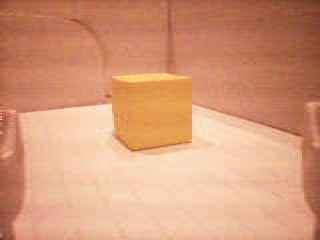
#> input picture data/img29.jpg, 320 x 240 px
$ python -i count_cubes.py   (imports and definitions only)
#> lines starting #> are read from the running program, lines starting #| are printed output that depends on the picture; after the words box and inside, x2 and y2 are one past the last pixel; in counts of white or black regions, pixels touching at a corner belong together
#> further down, picture is the input picture: shape (240, 320, 3); mean B, G, R 120, 153.5, 214.3
'''
MATTHEW BEDARD
COMP4500 - Mobile Robotics 1
Lab 1
University of Massachusetts Lowell
'''

import cv2
import numpy as np


#TODO: Modify these values for yellow color range.
#      Add separate thresholds for detecting green.

yellow_lower = np.array([10, 170, 120])
yellow_upper = np.array([20, 230, 255])

green_lower = np.array([20, 0, 0])
green_upper = np.array([100, 150, 255])

#TODO: Change this function so that it filters the image based
#      on color using the hsv range for each color.

def filter_image(img, hsv_lower, hsv_upper):
    # Modify mask
    mask = cv2.inRange(img, hsv_lower, hsv_upper)
    kernel = cv2.getStructuringElement(cv2.MORPH_ELLIPSE, (7,7))
    mask = cv2.dilate(mask, kernel)
    return mask


#TODO: Change the parameters to make blob detection more accurate.
#      Hint: You might need to set some parameters to specify features
#      such as color, size, and shape.
#      The features have to be selected based on the application.

def detect_blob(mask):

   # Set up the SimpleBlobdetector with default parameters with specific values.

    params = cv2.SimpleBlobDetector_Params()
    params.filterByCircularity = 0
    params.filterByInertia = 0
    params.filterByConvexity = 0
    params.filterByColor = 1
    params.filterByArea = 1

    params.minArea = 500
    params.maxArea = 7000
    params.blobColor = 255


  # builds a blob detector with the given parameters
    detector = cv2.SimpleBlobDetector_create(params)
    keypoints = detector.detect(mask)
    blobs = cv2.drawKeypoints(mask, keypoints, (0,255,255), cv2.DRAW_MATCHES_FLAGS_DEFAULT)
    #cv2.imshow("blobs", blobs)
    #cv2.waitKey(0)
    return len(keypoints)

def count_cubes(img):
    img = cv2.GaussianBlur(img, (11,11), cv2.BORDER_DEFAULT)
    hsvimg = cv2.cvtColor(img, cv2.COLOR_BGR2HSV)
#> hsvimg: shape (240, 320, 3); mean H, S, V 10.7, 115.7, 214.3
    mask_yellow = filter_image(hsvimg, yellow_lower, yellow_upper)
#> in filter_image, `mask = cv2.inRange(img, hsv_lower, hsv_upper)`:
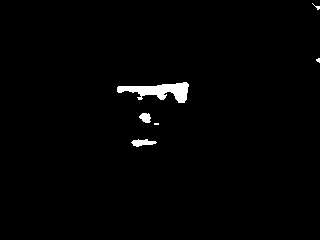
#> mask: shape (240, 320); 1.3% white; 6 white regions (3 under 20 px), largest, box (x1, y1, x2, y2) and area: (117, 82, 189, 103) 767, (131, 139, 157, 147) 125, (139, 113, 151, 123) 88
#> in filter_image, `mask = cv2.dilate(mask, kernel)`:
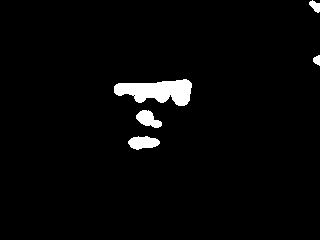
#> mask: shape (240, 320); 2.7% white; 5 white regions, box (x1, y1, x2, y2) and area: (114, 79, 192, 106) 1365, (128, 136, 160, 150) 318, (136, 110, 162, 128) 284, (309, 0, 320, 13) 88, (313, 55, 320, 66) 55
    mask_green = filter_image(hsvimg, green_lower, green_upper)
#> in filter_image (call 2), `mask = cv2.inRange(img, hsv_lower, hsv_upper)`: mask: shape (240, 320); every value is 0

    mask_yellow = cv2.medianBlur(mask_yellow, 5)
#> mask_yellow: shape (240, 320); 2.7% white; 5 white regions, box (x1, y1, x2, y2) and area: (114, 79, 192, 106) 1363, (128, 136, 160, 150) 311, (136, 110, 162, 128) 281, (309, 0, 320, 12) 83, (313, 55, 320, 66) 52
    mask_green = cv2.medianBlur(mask_green, 5)

    # [4 lines of commented-out code are left out]

    num_yellow = detect_blob(mask_yellow)
#> in detect_blob, `keypoints = detector.detect(mask)`: keypoints = 1 keypoints; (x, y, size): (157, 91, 48.3)
#> num_yellow = 1
    num_green = detect_blob(mask_green)
#> in detect_blob (call 2), `blobs = cv2.drawKeypoints(mask, keypoints, (0,255,255), cv2.DRAW_MATCH..`: blobs: shape (240, 320, 3); every value is 0
#> num_green = 0

    #TODO: Modify to return number of detected cubes for both yellow and green (instead of 0)
    return num_yellow, num_green

>>> import cv2
>>> picture = cv2.imread('data/img29.jpg')
>>> result = count_cubes(picture)
#> result = (1, 0)
